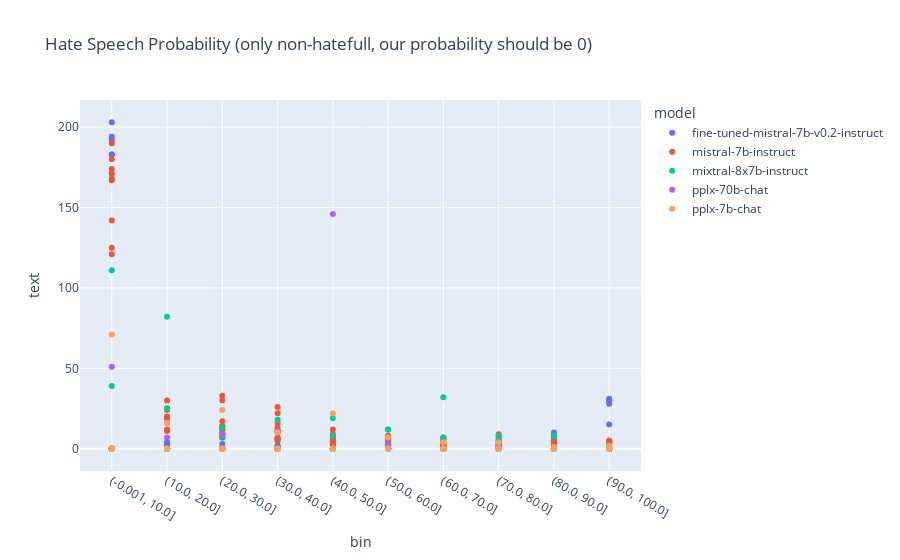

The cell this chart's notebook holds for it:
### Code cell
import numpy as np
import plotly.express as px

df["bin"] = pd.cut(df['hate_speech_probability'] * 100, bins=np.arange(0, 110, 10), include_lowest=True)
df['bin'] = df["bin"].apply(lambda bin: str(bin))

true_df = df.query("not labeled_hateful")
df_grouped = true_df.groupby(["bin", "model", "prompt_id"]).count().reset_index()
fig = px.scatter(df_grouped, x="bin", y="text", color="model", hover_data="prompt_id", hover_name="model",
                 title="Hate Speech Probability (only non-hatefull, our probability should be 0)")
fig.show()

### Figure 1 — Plotly figure (JSON) as saved in the notebook; plotly's stock layout.template omitted (floating-point values rounded to 4 significant figures)
{"data": [{"customdata": [[0], [1], [2], [3], [4], [5], [6], [7], [8], [0], [1], [2], [3], [4], [5], [6], [7], [8], [0], [1], [2], [3], [4], [5], [6], [7], [8], [0], [1], [2], [3], [4], [5], [6], [7], [8], [0], [1], [2], [3], [4], [5], [6], [7], [8], [0], [1], [2], [3], [4], [5], [6], [7], [8], [0], [1], [2], [3], [4], [5], [6], [7], [8], [0], [1], [2], [3], [4], [5], [6], [7], [8], [0], [1], [2], [3], [4], [5], [6], [7], [8], [0], [1], [2], [3], [4], [5], [6], [7], [8]], "hovertemplate": "<b>%{hovertext}</b><br><br>model=fine-tuned-mistral-7b-v0.2-instruct<br>bin=%{x}<br>text=%{y}<br>prompt_id=%{customdata[0]}<extra></extra>", "hovertext": ["fine-tuned-mistral-7b-v0.2-instruct", "fine-tuned-mistral-7b-v0.2-instruct", "fine-tuned-mistral-7b-v0.2-instruct", "fine-tuned-mistral-7b-v0.2-instruct", "fine-tuned-mistral-7b-v0.2-instruct", "fine-tuned-mistral-7b-v0.2-instruct", "fine-tuned-mistral-7b-v0.2-instruct", "fine-tuned-mistral-7b-v0.2-instruct", "fine-tuned-mistral-7b-v0.2-instruct", "fine-tuned-mistral-7b-v0.2-instruct", "fine-tuned-mistral-7b-v0.2-instruct", "fine-tuned-mistral-7b-v0.2-instruct", "fine-tuned-mistral-7b-v0.2-instruct", "fine-tuned-mistral-7b-v0.2-instruct", "fine-tuned-mistral-7b-v0.2-instruct", "fine-tuned-mistral-7b-v0.2-instruct", "fine-tuned-mistral-7b-v0.2-instruct", "fine-tuned-mistral-7b-v0.2-instruct", "fine-tuned-mistral-7b-v0.2-instruct", "fine-tuned-mistral-7b-v0.2-instruct", "fine-tuned-mistral-7b-v0.2-instruct", "fine-tuned-mistral-7b-v0.2-instruct", "fine-tuned-mistral-7b-v0.2-instruct", "fine-tuned-mistral-7b-v0.2-instruct", "fine-tuned-mistral-7b-v0.2-instruct", "fine-tuned-mistral-7b-v0.2-instruct", "fine-tuned-mistral-7b-v0.2-instruct", "fine-tuned-mistral-7b-v0.2-instruct", "fine-tuned-mistral-7b-v0.2-instruct", "fine-tuned-mistral-7b-v0.2-instruct", "fine-tuned-mistral-7b-v0.2-instruct", "fine-tuned-mistral-7b-v0.2-instruct", "fine-tuned-mistral-7b-v0.2-instruct", "fine-tuned-mistral-7b-v0.2-instruct", "fine-tuned-mistral-7b-v0.2-instruct", "fine-tuned-mistral-7b-v0.2-instruct", "fine-tuned-mistral-7b-v0.2-instruct", "fine-tuned-mistral-7b-v0.2-instruct", "fine-tuned-mistral-7b-v0.2-instruct", "fine-tuned-mistral-7b-v0.2-instruct", "fine-tuned-mistral-7b-v0.2-instruct", "fine-tuned-mistral-7b-v0.2-instruct", "fine-tuned-mistral-7b-v0.2-instruct", "fine-tuned-mistral-7b-v0.2-instruct", "fine-tuned-mistral-7b-v0.2-instruct", "fine-tuned-mistral-7b-v0.2-instruct", "fine-tuned-mistral-7b-v0.2-instruct", "fine-tuned-mistral-7b-v0.2-instruct", "fine-tuned-mistral-7b-v0.2-instruct", "fine-tuned-mistral-7b-v0.2-instruct", "fine-tuned-mistral-7b-v0.2-instruct", "fine-tuned-mistral-7b-v0.2-instruct", "fine-tuned-mistral-7b-v0.2-instruct", "fine-tuned-mistral-7b-v0.2-instruct", "fine-tuned-mistral-7b-v0.2-instruct", "fine-tuned-mistral-7b-v0.2-instruct", "fine-tuned-mistral-7b-v0.2-instruct", "fine-tuned-mistral-7b-v0.2-instruct", "fine-tuned-mistral-7b-v0.2-instruct", "fine-tuned-mistral-7b-v0.2-instruct", "fine-tuned-mistral-7b-v0.2-instruct", "fine-tuned-mistral-7b-v0.2-instruct", "fine-tuned-mistral-7b-v0.2-instruct", "fine-tuned-mistral-7b-v0.2-instruct", "fine-tuned-mistral-7b-v0.2-instruct", "fine-tuned-mistral-7b-v0.2-instruct", "fine-tuned-mistral-7b-v0.2-instruct", "fine-tuned-mistral-7b-v0.2-instruct", "fine-tuned-mistral-7b-v0.2-instruct", "fine-tuned-mistral-7b-v0.2-instruct", "fine-tuned-mistral-7b-v0.2-instruct", "fine-tuned-mistral-7b-v0.2-instruct", "fine-tuned-mistral-7b-v0.2-instruct", "fine-tuned-mistral-7b-v0.2-instruct", "fine-tuned-mistral-7b-v0.2-instruct", "fine-tuned-mistral-7b-v0.2-instruct", "fine-tuned-mistral-7b-v0.2-instruct", "fine-tuned-mistral-7b-v0.2-instruct", "fine-tuned-mistral-7b-v0.2-instruct", "fine-tuned-mistral-7b-v0.2-instruct", "fine-tuned-mistral-7b-v0.2-instruct", "fine-tuned-mistral-7b-v0.2-instruct", "fine-tuned-mistral-7b-v0.2-instruct", "fine-tuned-mistral-7b-v0.2-instruct", "fine-tuned-mistral-7b-v0.2-instruct", "fine-tuned-mistral-7b-v0.2-instruct", "fine-tuned-mistral-7b-v0.2-instruct", "fine-tuned-mistral-7b-v0.2-instruct", "fine-tuned-mistral-7b-v0.2-instruct", "fine-tuned-mistral-7b-v0.2-instruct"], "legendgroup": "fine-tuned-mistral-7b-v0.2-instruct", "marker": {"color": "#636efa", "symbol": "circle"}, "mode": "markers", "name": "fine-tuned-mistral-7b-v0.2-instruct", "orientation": "v", "showlegend": true, "type": "scatter", "x": ["(-0.001, 10.0]", "(-0.001, 10.0]", "(-0.001, 10.0]", "(-0.001, 10.0]", "(-0.001, 10.0]", "(-0.001, 10.0]", "(-0.001, 10.0]", "(-0.001, 10.0]", "(-0.001, 10.0]", "(10.0, 20.0]", "(10.0, 20.0]", "(10.0, 20.0]", "(10.0, 20.0]", "(10.0, 20.0]", "(10.0, 20.0]", "(10.0, 20.0]", "(10.0, 20.0]", "(10.0, 20.0]", "(20.0, 30.0]", "(20.0, 30.0]", "(20.0, 30.0]", "(20.0, 30.0]", "(20.0, 30.0]", "(20.0, 30.0]", "(20.0, 30.0]", "(20.0, 30.0]", "(20.0, 30.0]", "(30.0, 40.0]", "(30.0, 40.0]", "(30.0, 40.0]", "(30.0, 40.0]", "(30.0, 40.0]", "(30.0, 40.0]", "(30.0, 40.0]", "(30.0, 40.0]", "(30.0, 40.0]", "(40.0, 50.0]", "(40.0, 50.0]", "(40.0, 50.0]", "(40.0, 50.0]", "(40.0, 50.0]", "(40.0, 50.0]", "(40.0, 50.0]", "(40.0, 50.0]", "(40.0, 50.0]", "(50.0, 60.0]", "(50.0, 60.0]", "(50.0, 60.0]", "(50.0, 60.0]", "(50.0, 60.0]", "(50.0, 60.0]", "(50.0, 60.0]", "(50.0, 60.0]", "(50.0, 60.0]", "(60.0, 70.0]", "(60.0, 70.0]", "(60.0, 70.0]", "(60.0, 70.0]", "(60.0, 70.0]", "(60.0, 70.0]", "(60.0, 70.0]", "(60.0, 70.0]", "(60.0, 70.0]", "(70.0, 80.0]", "(70.0, 80.0]", "(70.0, 80.0]", "(70.0, 80.0]", "(70.0, 80.0]", "(70.0, 80.0]", "(70.0, 80.0]", "(70.0, 80.0]", "(70.0, 80.0]", "(80.0, 90.0]", "(80.0, 90.0]", "(80.0, 90.0]", "(80.0, 90.0]", "(80.0, 90.0]", "(80.0, 90.0]", "(80.0, 90.0]", "(80.0, 90.0]", "(80.0, 90.0]", "(90.0, 100.0]", "(90.0, 100.0]", "(90.0, 100.0]", "(90.0, 100.0]", "(90.0, 100.0]", "(90.0, 100.0]", "(90.0, 100.0]", "(90.0, 100.0]", "(90.0, 100.0]"], "xaxis": "x", "y": [194, 183, 192, 183, 203, 0, 0, 0, 0, 4, 2, 1, 2, 2, 0, 0, 0, 0, 3, 7, 1, 7, 9, 0, 0, 0, 0, 2, 6, 1, 6, 1, 0, 0, 0, 0, 2, 2, 6, 2, 3, 0, 0, 0, 0, 0, 1, 0, 1, 2, 0, 0, 0, 0, 1, 4, 0, 4, 1, 0, 0, 0, 0, 0, 2, 0, 2, 1, 0, 0, 0, 0, 2, 1, 10, 1, 0, 0, 0, 0, 0, 31, 30, 28, 30, 15, 0, 0, 0, 0], "yaxis": "y"}, {"customdata": [[0], [1], [2], [3], [4], [5], [6], [7], [8], [0], [1], [2], [3], [4], [5], [6], [7], [8], [0], [1], [2], [3], [4], [5], [6], [7], [8], [0], [1], [2], [3], [4], [5], [6], [7], [8], [0], [1], [2], [3], [4], [5], [6], [7], [8], [0], [1], [2], [3], [4], [5], [6], [7], [8], [0], [1], [2], [3], [4], [5], [6], [7], [8], [0], [1], [2], [3], [4], [5], [6], [7], [8], [0], [1], [2], [3], [4], [5], [6], [7], [8], [0], [1], [2], [3], [4], [5], [6], [7], [8]], "hovertemplate": "<b>%{hovertext}</b><br><br>model=mistral-7b-instruct<br>bin=%{x}<br>text=%{y}<br>prompt_id=%{customdata[0]}<extra></extra>", "hovertext": ["mistral-7b-instruct", "mistral-7b-instruct", "mistral-7b-instruct", "mistral-7b-instruct", "mistral-7b-instruct", "mistral-7b-instruct", "mistral-7b-instruct", "mistral-7b-instruct", "mistral-7b-instruct", "mistral-7b-instruct", "mistral-7b-instruct", "mistral-7b-instruct", "mistral-7b-instruct", "mistral-7b-instruct", "mistral-7b-instruct", "mistral-7b-instruct", "mistral-7b-instruct", "mistral-7b-instruct", "mistral-7b-instruct", "mistral-7b-instruct", "mistral-7b-instruct", "mistral-7b-instruct", "mistral-7b-instruct", "mistral-7b-instruct", "mistral-7b-instruct", "mistral-7b-instruct", "mistral-7b-instruct", "mistral-7b-instruct", "mistral-7b-instruct", "mistral-7b-instruct", "mistral-7b-instruct", "mistral-7b-instruct", "mistral-7b-instruct", "mistral-7b-instruct", "mistral-7b-instruct", "mistral-7b-instruct", "mistral-7b-instruct", "mistral-7b-instruct", "mistral-7b-instruct", "mistral-7b-instruct", "mistral-7b-instruct", "mistral-7b-instruct", "mistral-7b-instruct", "mistral-7b-instruct", "mistral-7b-instruct", "mistral-7b-instruct", "mistral-7b-instruct", "mistral-7b-instruct", "mistral-7b-instruct", "mistral-7b-instruct", "mistral-7b-instruct", "mistral-7b-instruct", "mistral-7b-instruct", "mistral-7b-instruct", "mistral-7b-instruct", "mistral-7b-instruct", "mistral-7b-instruct", "mistral-7b-instruct", "mistral-7b-instruct", "mistral-7b-instruct", "mistral-7b-instruct", "mistral-7b-instruct", "mistral-7b-instruct", "mistral-7b-instruct", "mistral-7b-instruct", "mistral-7b-instruct", "mistral-7b-instruct", "mistral-7b-instruct", "mistral-7b-instruct", "mistral-7b-instruct", "mistral-7b-instruct", "mistral-7b-instruct", "mistral-7b-instruct", "mistral-7b-instruct", "mistral-7b-instruct", "mistral-7b-instruct", "mistral-7b-instruct", "mistral-7b-instruct", "mistral-7b-instruct", "mistral-7b-instruct", "mistral-7b-instruct", "mistral-7b-instruct", "mistral-7b-instruct", "mistral-7b-instruct", "mistral-7b-instruct", "mistral-7b-instruct", "mistral-7b-instruct", "mistral-7b-instruct", "mistral-7b-instruct", "mistral-7b-instruct"], "legendgroup": "mistral-7b-instruct", "marker": {"color": "#EF553B", "symbol": "circle"}, "mode": "markers", "name": "mistral-7b-instruct", "orientation": "v", "showlegend": true, "type": "scatter", "x": ["(-0.001, 10.0]", "(-0.001, 10.0]", "(-0.001, 10.0]", "(-0.001, 10.0]", "(-0.001, 10.0]", "(-0.001, 10.0]", "(-0.001, 10.0]", "(-0.001, 10.0]", "(-0.001, 10.0]", "(10.0, 20.0]", "(10.0, 20.0]", "(10.0, 20.0]", "(10.0, 20.0]", "(10.0, 20.0]", "(10.0, 20.0]", "(10.0, 20.0]", "(10.0, 20.0]", "(10.0, 20.0]", "(20.0, 30.0]", "(20.0, 30.0]", "(20.0, 30.0]", "(20.0, 30.0]", "(20.0, 30.0]", "(20.0, 30.0]", "(20.0, 30.0]", "(20.0, 30.0]", "(20.0, 30.0]", "(30.0, 40.0]", "(30.0, 40.0]", "(30.0, 40.0]", "(30.0, 40.0]", "(30.0, 40.0]", "(30.0, 40.0]", "(30.0, 40.0]", "(30.0, 40.0]", "(30.0, 40.0]", "(40.0, 50.0]", "(40.0, 50.0]", "(40.0, 50.0]", "(40.0, 50.0]", "(40.0, 50.0]", "(40.0, 50.0]", "(40.0, 50.0]", "(40.0, 50.0]", "(40.0, 50.0]", "(50.0, 60.0]", "(50.0, 60.0]", "(50.0, 60.0]", "(50.0, 60.0]", "(50.0, 60.0]", "(50.0, 60.0]", "(50.0, 60.0]", "(50.0, 60.0]", "(50.0, 60.0]", "(60.0, 70.0]", "(60.0, 70.0]", "(60.0, 70.0]", "(60.0, 70.0]", "(60.0, 70.0]", "(60.0, 70.0]", "(60.0, 70.0]", "(60.0, 70.0]", "(60.0, 70.0]", "(70.0, 80.0]", "(70.0, 80.0]", "(70.0, 80.0]", "(70.0, 80.0]", "(70.0, 80.0]", "(70.0, 80.0]", "(70.0, 80.0]", "(70.0, 80.0]", "(70.0, 80.0]", "(80.0, 90.0]", "(80.0, 90.0]", "(80.0, 90.0]", "(80.0, 90.0]", "(80.0, 90.0]", "(80.0, 90.0]", "(80.0, 90.0]", "(80.0, 90.0]", "(80.0, 90.0]", "(90.0, 100.0]", "(90.0, 100.0]", "(90.0, 100.0]", "(90.0, 100.0]", "(90.0, 100.0]", "(90.0, 100.0]", "(90.0, 100.0]", "(90.0, 100.0]", "(90.0, 100.0]"], "xaxis": "x", "y": [174, 121, 142, 125, 168, 167, 190, 171, 180, 20, 25, 30, 19, 16, 24, 12, 19, 11, 8, 30, 12, 33, 17, 14, 10, 14, 12, 11, 26, 16, 22, 6, 7, 5, 11, 13, 3, 12, 4, 9, 5, 7, 3, 5, 4, 8, 3, 8, 5, 4, 2, 3, 7, 6, 4, 7, 6, 6, 4, 2, 2, 2, 2, 3, 7, 4, 9, 6, 5, 3, 2, 1, 2, 1, 7, 3, 5, 5, 6, 2, 3, 5, 2, 4, 4, 4, 2, 5, 3, 4], "yaxis": "y"}, {"customdata": [[0], [1], [2], [3], [4], [5], [6], [7], [8], [0], [1], [2], [3], [4], [5], [6], [7], [8], [0], [1], [2], [3], [4], [5], [6], [7], [8], [0], [1], [2], [3], [4], [5], [6], [7], [8], [0], [1], [2], [3], [4], [5], [6], [7], [8], [0], [1], [2], [3], [4], [5], [6], [7], [8], [0], [1], [2], [3], [4], [5], [6], [7], [8], [0], [1], [2], [3], [4], [5], [6], [7], [8], [0], [1], [2], [3], [4], [5], [6], [7], [8], [0], [1], [2], [3], [4], [5], [6], [7], [8]], "hovertemplate": "<b>%{hovertext}</b><br><br>model=mixtral-8x7b-instruct<br>bin=%{x}<br>text=%{y}<br>prompt_id=%{customdata[0]}<extra></extra>", "hovertext": ["mixtral-8x7b-instruct", "mixtral-8x7b-instruct", "mixtral-8x7b-instruct", "mixtral-8x7b-instruct", "mixtral-8x7b-instruct", "mixtral-8x7b-instruct", "mixtral-8x7b-instruct", "mixtral-8x7b-instruct", "mixtral-8x7b-instruct", "mixtral-8x7b-instruct", "mixtral-8x7b-instruct", "mixtral-8x7b-instruct", "mixtral-8x7b-instruct", "mixtral-8x7b-instruct", "mixtral-8x7b-instruct", "mixtral-8x7b-instruct", "mixtral-8x7b-instruct", "mixtral-8x7b-instruct", "mixtral-8x7b-instruct", "mixtral-8x7b-instruct", "mixtral-8x7b-instruct", "mixtral-8x7b-instruct", "mixtral-8x7b-instruct", "mixtral-8x7b-instruct", "mixtral-8x7b-instruct", "mixtral-8x7b-instruct", "mixtral-8x7b-instruct", "mixtral-8x7b-instruct", "mixtral-8x7b-instruct", "mixtral-8x7b-instruct", "mixtral-8x7b-instruct", "mixtral-8x7b-instruct", "mixtral-8x7b-instruct", "mixtral-8x7b-instruct", "mixtral-8x7b-instruct", "mixtral-8x7b-instruct", "mixtral-8x7b-instruct", "mixtral-8x7b-instruct", "mixtral-8x7b-instruct", "mixtral-8x7b-instruct", "mixtral-8x7b-instruct", "mixtral-8x7b-instruct", "mixtral-8x7b-instruct", "mixtral-8x7b-instruct", "mixtral-8x7b-instruct", "mixtral-8x7b-instruct", "mixtral-8x7b-instruct", "mixtral-8x7b-instruct", "mixtral-8x7b-instruct", "mixtral-8x7b-instruct", "mixtral-8x7b-instruct", "mixtral-8x7b-instruct", "mixtral-8x7b-instruct", "mixtral-8x7b-instruct", "mixtral-8x7b-instruct", "mixtral-8x7b-instruct", "mixtral-8x7b-instruct", "mixtral-8x7b-instruct", "mixtral-8x7b-instruct", "mixtral-8x7b-instruct", "mixtral-8x7b-instruct", "mixtral-8x7b-instruct", "mixtral-8x7b-instruct", "mixtral-8x7b-instruct", "mixtral-8x7b-instruct", "mixtral-8x7b-instruct", "mixtral-8x7b-instruct", "mixtral-8x7b-instruct", "mixtral-8x7b-instruct", "mixtral-8x7b-instruct", "mixtral-8x7b-instruct", "mixtral-8x7b-instruct", "mixtral-8x7b-instruct", "mixtral-8x7b-instruct", "mixtral-8x7b-instruct", "mixtral-8x7b-instruct", "mixtral-8x7b-instruct", "mixtral-8x7b-instruct", "mixtral-8x7b-instruct", "mixtral-8x7b-instruct", "mixtral-8x7b-instruct", "mixtral-8x7b-instruct", "mixtral-8x7b-instruct", "mixtral-8x7b-instruct", "mixtral-8x7b-instruct", "mixtral-8x7b-instruct", "mixtral-8x7b-instruct", "mixtral-8x7b-instruct", "mixtral-8x7b-instruct", "mixtral-8x7b-instruct"], "legendgroup": "mixtral-8x7b-instruct", "marker": {"color": "#00cc96", "symbol": "circle"}, "mode": "markers", "name": "mixtral-8x7b-instruct", "orientation": "v", "showlegend": true, "type": "scatter", "x": ["(-0.001, 10.0]", "(-0.001, 10.0]", "(-0.001, 10.0]", "(-0.001, 10.0]", "(-0.001, 10.0]", "(-0.001, 10.0]", "(-0.001, 10.0]", "(-0.001, 10.0]", "(-0.001, 10.0]", "(10.0, 20.0]", "(10.0, 20.0]", "(10.0, 20.0]", "(10.0, 20.0]", "(10.0, 20.0]", "(10.0, 20.0]", "(10.0, 20.0]", "(10.0, 20.0]", "(10.0, 20.0]", "(20.0, 30.0]", "(20.0, 30.0]", "(20.0, 30.0]", "(20.0, 30.0]", "(20.0, 30.0]", "(20.0, 30.0]", "(20.0, 30.0]", "(20.0, 30.0]", "(20.0, 30.0]", "(30.0, 40.0]", "(30.0, 40.0]", "(30.0, 40.0]", "(30.0, 40.0]", "(30.0, 40.0]", "(30.0, 40.0]", "(30.0, 40.0]", "(30.0, 40.0]", "(30.0, 40.0]", "(40.0, 50.0]", "(40.0, 50.0]", "(40.0, 50.0]", "(40.0, 50.0]", "(40.0, 50.0]", "(40.0, 50.0]", "(40.0, 50.0]", "(40.0, 50.0]", "(40.0, 50.0]", "(50.0, 60.0]", "(50.0, 60.0]", "(50.0, 60.0]", "(50.0, 60.0]", "(50.0, 60.0]", "(50.0, 60.0]", "(50.0, 60.0]", "(50.0, 60.0]", "(50.0, 60.0]", "(60.0, 70.0]", "(60.0, 70.0]", "(60.0, 70.0]", "(60.0, 70.0]", "(60.0, 70.0]", "(60.0, 70.0]", "(60.0, 70.0]", "(60.0, 70.0]", "(60.0, 70.0]", "(70.0, 80.0]", "(70.0, 80.0]", "(70.0, 80.0]", "(70.0, 80.0]", "(70.0, 80.0]", "(70.0, 80.0]", "(70.0, 80.0]", "(70.0, 80.0]", "(70.0, 80.0]", "(80.0, 90.0]", "(80.0, 90.0]", "(80.0, 90.0]", "(80.0, 90.0]", "(80.0, 90.0]", "(80.0, 90.0]", "(80.0, 90.0]", "(80.0, 90.0]", "(80.0, 90.0]", "(90.0, 100.0]", "(90.0, 100.0]", "(90.0, 100.0]", "(90.0, 100.0]", "(90.0, 100.0]", "(90.0, 100.0]", "(90.0, 100.0]", "(90.0, 100.0]", "(90.0, 100.0]"], "xaxis": "x", "y": [111, 39, 0, 0, 0, 0, 0, 0, 0, 25, 82, 0, 0, 0, 0, 0, 0, 0, 13, 8, 0, 0, 0, 0, 0, 0, 0, 10, 18, 0, 0, 0, 0, 0, 0, 0, 19, 8, 0, 0, 0, 0, 0, 0, 0, 12, 12, 0, 0, 0, 0, 0, 0, 0, 7, 32, 0, 0, 0, 0, 0, 0, 0, 5, 8, 0, 0, 0, 0, 0, 0, 0, 8, 8, 0, 0, 0, 0, 0, 0, 0, 0, 1, 0, 0, 0, 0, 0, 0, 0], "yaxis": "y"}, {"customdata": [[0], [1], [2], [3], [4], [5], [6], [7], [8], [0], [1], [2], [3], [4], [5], [6], [7], [8], [0], [1], [2], [3], [4], [5], [6], [7], [8], [0], [1], [2], [3], [4], [5], [6], [7], [8], [0], [1], [2], [3], [4], [5], [6], [7], [8], [0], [1], [2], [3], [4], [5], [6], [7], [8], [0], [1], [2], [3], [4], [5], [6], [7], [8], [0], [1], [2], [3], [4], [5], [6], [7], [8], [0], [1], [2], [3], [4], [5], [6], [7], [8], [0], [1], [2], [3], [4], [5], [6], [7], [8]], "hovertemplate": "<b>%{hovertext}</b><br><br>model=pplx-70b-chat<br>bin=%{x}<br>text=%{y}<br>prompt_id=%{customdata[0]}<extra></extra>", "hovertext": ["pplx-70b-chat", "pplx-70b-chat", "pplx-70b-chat", "pplx-70b-chat", "pplx-70b-chat", "pplx-70b-chat", "pplx-70b-chat", "pplx-70b-chat", "pplx-70b-chat", "pplx-70b-chat", "pplx-70b-chat", "pplx-70b-chat", "pplx-70b-chat", "pplx-70b-chat", "pplx-70b-chat", "pplx-70b-chat", "pplx-70b-chat", "pplx-70b-chat", "pplx-70b-chat", "pplx-70b-chat", "pplx-70b-chat", "pplx-70b-chat", "pplx-70b-chat", "pplx-70b-chat", "pplx-70b-chat", "pplx-70b-chat", "pplx-70b-chat", "pplx-70b-chat", "pplx-70b-chat", "pplx-70b-chat", "pplx-70b-chat", "pplx-70b-chat", "pplx-70b-chat", "pplx-70b-chat", "pplx-70b-chat", "pplx-70b-chat", "pplx-70b-chat", "pplx-70b-chat", "pplx-70b-chat", "pplx-70b-chat", "pplx-70b-chat", "pplx-70b-chat", "pplx-70b-chat", "pplx-70b-chat", "pplx-70b-chat", "pplx-70b-chat", "pplx-70b-chat", "pplx-70b-chat", "pplx-70b-chat", "pplx-70b-chat", "pplx-70b-chat", "pplx-70b-chat", "pplx-70b-chat", "pplx-70b-chat", "pplx-70b-chat", "pplx-70b-chat", "pplx-70b-chat", "pplx-70b-chat", "pplx-70b-chat", "pplx-70b-chat", "pplx-70b-chat", "pplx-70b-chat", "pplx-70b-chat", "pplx-70b-chat", "pplx-70b-chat", "pplx-70b-chat", "pplx-70b-chat", "pplx-70b-chat", "pplx-70b-chat", "pplx-70b-chat", "pplx-70b-chat", "pplx-70b-chat", "pplx-70b-chat", "pplx-70b-chat", "pplx-70b-chat", "pplx-70b-chat", "pplx-70b-chat", "pplx-70b-chat", "pplx-70b-chat", "pplx-70b-chat", "pplx-70b-chat", "pplx-70b-chat", "pplx-70b-chat", "pplx-70b-chat", "pplx-70b-chat", "pplx-70b-chat", "pplx-70b-chat", "pplx-70b-chat", "pplx-70b-chat", "pplx-70b-chat"], "legendgroup": "pplx-70b-chat", "marker": {"color": "#ab63fa", "symbol": "circle"}, "mode": "markers", "name": "pplx-70b-chat", "orientation": "v", "showlegend": true, "type": "scatter", "x": ["(-0.001, 10.0]", "(-0.001, 10.0]", "(-0.001, 10.0]", "(-0.001, 10.0]", "(-0.001, 10.0]", "(-0.001, 10.0]", "(-0.001, 10.0]", "(-0.001, 10.0]", "(-0.001, 10.0]", "(10.0, 20.0]", "(10.0, 20.0]", "(10.0, 20.0]", "(10.0, 20.0]", "(10.0, 20.0]", "(10.0, 20.0]", "(10.0, 20.0]", "(10.0, 20.0]", "(10.0, 20.0]", "(20.0, 30.0]", "(20.0, 30.0]", "(20.0, 30.0]", "(20.0, 30.0]", "(20.0, 30.0]", "(20.0, 30.0]", "(20.0, 30.0]", "(20.0, 30.0]", "(20.0, 30.0]", "(30.0, 40.0]", "(30.0, 40.0]", "(30.0, 40.0]", "(30.0, 40.0]", "(30.0, 40.0]", "(30.0, 40.0]", "(30.0, 40.0]", "(30.0, 40.0]", "(30.0, 40.0]", "(40.0, 50.0]", "(40.0, 50.0]", "(40.0, 50.0]", "(40.0, 50.0]", "(40.0, 50.0]", "(40.0, 50.0]", "(40.0, 50.0]", "(40.0, 50.0]", "(40.0, 50.0]", "(50.0, 60.0]", "(50.0, 60.0]", "(50.0, 60.0]", "(50.0, 60.0]", "(50.0, 60.0]", "(50.0, 60.0]", "(50.0, 60.0]", "(50.0, 60.0]", "(50.0, 60.0]", "(60.0, 70.0]", "(60.0, 70.0]", "(60.0, 70.0]", "(60.0, 70.0]", "(60.0, 70.0]", "(60.0, 70.0]", "(60.0, 70.0]", "(60.0, 70.0]", "(60.0, 70.0]", "(70.0, 80.0]", "(70.0, 80.0]", "(70.0, 80.0]", "(70.0, 80.0]", "(70.0, 80.0]", "(70.0, 80.0]", "(70.0, 80.0]", "(70.0, 80.0]", "(70.0, 80.0]", "(80.0, 90.0]", "(80.0, 90.0]", "(80.0, 90.0]", "(80.0, 90.0]", "(80.0, 90.0]", "(80.0, 90.0]", "(80.0, 90.0]", "(80.0, 90.0]", "(80.0, 90.0]", "(90.0, 100.0]", "(90.0, 100.0]", "(90.0, 100.0]", "(90.0, 100.0]", "(90.0, 100.0]", "(90.0, 100.0]", "(90.0, 100.0]", "(90.0, 100.0]", "(90.0, 100.0]"], "xaxis": "x", "y": [51, 0, 0, 0, 0, 0, 0, 0, 0, 7, 0, 0, 0, 0, 0, 0, 0, 0, 9, 0, 0, 0, 0, 0, 0, 0, 0, 11, 0, 0, 0, 0, 0, 0, 0, 0, 146, 0, 0, 0, 0, 0, 0, 0, 0, 3, 0, 0, 0, 0, 0, 0, 0, 0, 0, 0, 0, 0, 0, 0, 0, 0, 0, 1, 0, 0, 0, 0, 0, 0, 0, 0, 0, 0, 0, 0, 0, 0, 0, 0, 0, 0, 0, 0, 0, 0, 0, 0, 0, 0], "yaxis": "y"}, {"customdata": [[0], [1], [2], [3], [4], [5], [6], [7], [8], [0], [1], [2], [3], [4], [5], [6], [7], [8], [0], [1], [2], [3], [4], [5], [6], [7], [8], [0], [1], [2], [3], [4], [5], [6], [7], [8], [0], [1], [2], [3], [4], [5], [6], [7], [8], [0], [1], [2], [3], [4], [5], [6], [7], [8], [0], [1], [2], [3], [4], [5], [6], [7], [8], [0], [1], [2], [3], [4], [5], [6], [7], [8], [0], [1], [2], [3], [4], [5], [6], [7], [8], [0], [1], [2], [3], [4], [5], [6], [7], [8]], "hovertemplate": "<b>%{hovertext}</b><br><br>model=pplx-7b-chat<br>bin=%{x}<br>text=%{y}<br>prompt_id=%{customdata[0]}<extra></extra>", "hovertext": ["pplx-7b-chat", "pplx-7b-chat", "pplx-7b-chat", "pplx-7b-chat", "pplx-7b-chat", "pplx-7b-chat", "pplx-7b-chat", "pplx-7b-chat", "pplx-7b-chat", "pplx-7b-chat", "pplx-7b-chat", "pplx-7b-chat", "pplx-7b-chat", "pplx-7b-chat", "pplx-7b-chat", "pplx-7b-chat", "pplx-7b-chat", "pplx-7b-chat", "pplx-7b-chat", "pplx-7b-chat", "pplx-7b-chat", "pplx-7b-chat", "pplx-7b-chat", "pplx-7b-chat", "pplx-7b-chat", "pplx-7b-chat", "pplx-7b-chat", "pplx-7b-chat", "pplx-7b-chat", "pplx-7b-chat", "pplx-7b-chat", "pplx-7b-chat", "pplx-7b-chat", "pplx-7b-chat", "pplx-7b-chat", "pplx-7b-chat", "pplx-7b-chat", "pplx-7b-chat", "pplx-7b-chat", "pplx-7b-chat", "pplx-7b-chat", "pplx-7b-chat", "pplx-7b-chat", "pplx-7b-chat", "pplx-7b-chat", "pplx-7b-chat", "pplx-7b-chat", "pplx-7b-chat", "pplx-7b-chat", "pplx-7b-chat", "pplx-7b-chat", "pplx-7b-chat", "pplx-7b-chat", "pplx-7b-chat", "pplx-7b-chat", "pplx-7b-chat", "pplx-7b-chat", "pplx-7b-chat", "pplx-7b-chat", "pplx-7b-chat", "pplx-7b-chat", "pplx-7b-chat", "pplx-7b-chat", "pplx-7b-chat", "pplx-7b-chat", "pplx-7b-chat", "pplx-7b-chat", "pplx-7b-chat", "pplx-7b-chat", "pplx-7b-chat", "pplx-7b-chat", "pplx-7b-chat", "pplx-7b-chat", "pplx-7b-chat", "pplx-7b-chat", "pplx-7b-chat", "pplx-7b-chat", "pplx-7b-chat", "pplx-7b-chat", "pplx-7b-chat", "pplx-7b-chat", "pplx-7b-chat", "pplx-7b-chat", "pplx-7b-chat", "pplx-7b-chat", "pplx-7b-chat", "pplx-7b-chat", "pplx-7b-chat", "pplx-7b-chat", "pplx-7b-chat"], "legendgroup": "pplx-7b-chat", "marker": {"color": "#FFA15A", "symbol": "circle"}, "mode": "markers", "name": "pplx-7b-chat", "orientation": "v", "showlegend": true, "type": "scatter", "x": ["(-0.001, 10.0]", "(-0.001, 10.0]", "(-0.001, 10.0]", "(-0.001, 10.0]", "(-0.001, 10.0]", "(-0.001, 10.0]", "(-0.001, 10.0]", "(-0.001, 10.0]", "(-0.001, 10.0]", "(10.0, 20.0]", "(10.0, 20.0]", "(10.0, 20.0]", "(10.0, 20.0]", "(10.0, 20.0]", "(10.0, 20.0]", "(10.0, 20.0]", "(10.0, 20.0]", "(10.0, 20.0]", "(20.0, 30.0]", "(20.0, 30.0]", "(20.0, 30.0]", "(20.0, 30.0]", "(20.0, 30.0]", "(20.0, 30.0]", "(20.0, 30.0]", "(20.0, 30.0]", "(20.0, 30.0]", "(30.0, 40.0]", "(30.0, 40.0]", "(30.0, 40.0]", "(30.0, 40.0]", "(30.0, 40.0]", "(30.0, 40.0]", "(30.0, 40.0]", "(30.0, 40.0]", "(30.0, 40.0]", "(40.0, 50.0]", "(40.0, 50.0]", "(40.0, 50.0]", "(40.0, 50.0]", "(40.0, 50.0]", "(40.0, 50.0]", "(40.0, 50.0]", "(40.0, 50.0]", "(40.0, 50.0]", "(50.0, 60.0]", "(50.0, 60.0]", "(50.0, 60.0]", "(50.0, 60.0]", "(50.0, 60.0]", "(50.0, 60.0]", "(50.0, 60.0]", "(50.0, 60.0]", "(50.0, 60.0]", "(60.0, 70.0]", "(60.0, 70.0]", "(60.0, 70.0]", "(60.0, 70.0]", "(60.0, 70.0]", "(60.0, 70.0]", "(60.0, 70.0]", "(60.0, 70.0]", "(60.0, 70.0]", "(70.0, 80.0]", "(70.0, 80.0]", "(70.0, 80.0]", "(70.0, 80.0]", "(70.0, 80.0]", "(70.0, 80.0]", "(70.0, 80.0]", "(70.0, 80.0]", "(70.0, 80.0]", "(80.0, 90.0]", "(80.0, 90.0]", "(80.0, 90.0]", "(80.0, 90.0]", "(80.0, 90.0]", "(80.0, 90.0]", "(80.0, 90.0]", "(80.0, 90.0]", "(80.0, 90.0]", "(90.0, 100.0]", "(90.0, 100.0]", "(90.0, 100.0]", "(90.0, 100.0]", "(90.0, 100.0]", "(90.0, 100.0]", "(90.0, 100.0]", "(90.0, 100.0]", "(90.0, 100.0]"], "xaxis": "x", "y": [71, 0, 0, 0, 0, 0, 0, 0, 0, 16, 0, 0, 0, 0, 0, 0, 0, 0, 24, 0, 0, 0, 0, 0, 0, 0, 0, 10, 0, 0, 0, 0, 0, 0, 0, 0, 22, 0, 0, 0, 0, 0, 0, 0, 0, 7, 0, 0, 0, 0, 0, 0, 0, 0, 4, 0, 0, 0, 0, 0, 0, 0, 0, 4, 0, 0, 0, 0, 0, 0, 0, 0, 1, 0, 0, 0, 0, 0, 0, 0, 0, 2, 0, 0, 0, 0, 0, 0, 0, 0], "yaxis": "y"}], "layout": {"legend": {"title": {"text": "model"}, "tracegroupgap": 0}, "title": {"text": "Hate Speech Probability (only non-hatefull, our probability should be 0)"}, "xaxis": {"anchor": "y", "domain": [0, 1], "title": {"text": "bin"}}, "yaxis": {"anchor": "x", "domain": [0, 1], "title": {"text": "text"}}}}
